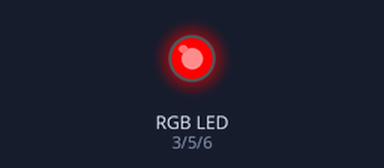
Bench run of a sketch on a simulated Arduino Uno, built with avr-gcc and run on an emulated ATmega328P. Shown: an RGB LED mixed from three pins (HIGH = lit).

Above: at 0.1 s.
At 1.1 s:
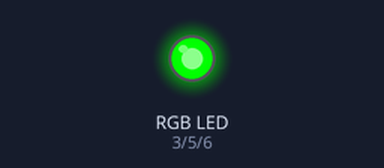
At 3.1 s:
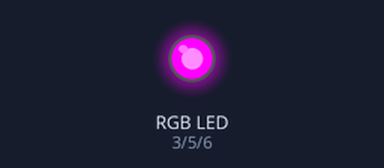
At 6.1 s:
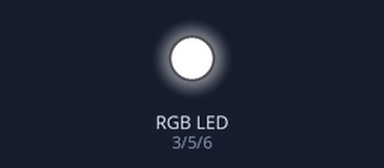
At 19.3 s:
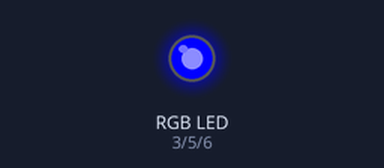
At 38.6 s:
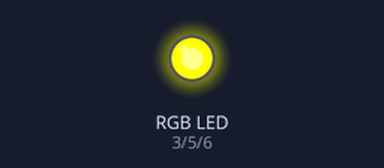
Timing chart, 0 to 40.0 s (numbered marks = the images above):
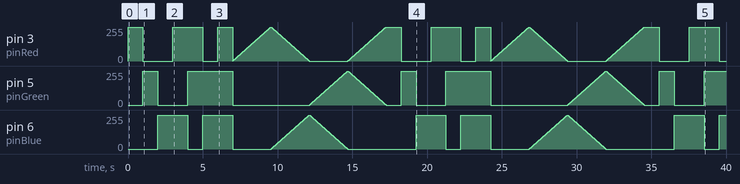

Measured:
- by itself, pin 3 (pinRed): 0/255 → 255/255 at 0.00 s, → 0/255 1.0 s later, → 255/255 2.0 s later, → 0/255 2.0 s later, … (1544 changes in this stretch)
- by itself, pin 6 (pinBlue): 0/255 → 255/255 at 2.0 s, → 0/255 2.0 s later, → 255/255 1.0 s later, → 0/255 2.0 s later, … (1031 changes in this stretch)

The sketch:

Led-RGB.ino
```cpp
const int pinRed   = 3;
const int pinGreen = 5;
const int pinBlue  = 6;

void setup() {
  pinMode (pinRed,OUTPUT);
  pinMode (pinGreen,OUTPUT);
  pinMode (pinBlue,OUTPUT);
}

void loop() {
  // Start Red color
  digitalRGB(1,0,0);
  delay(1000);

  //Start Green color
  digitalRGB(0,1,0);
  delay(1000);

  // Start Blue color
  digitalRGB(0,0,1);
  delay(1000);

  // Start Purple color
  digitalRGB(1,0,1);
  delay(1000);

  // Start Yellow color
  digitalRGB(1,1,0);
  delay(1000);

  // Start Light Blue color
  digitalRGB(0,1,1);
  delay(1000);

  // Start White color
  digitalRGB(1,1,1);
  delay(1000);

  // Start analog Red
  for (int i=0; i<=255; i++) {
    analogRGB(i,0,0);
    delay(10);
  }

  // Start analog Red to Blue
  for (int i=0; i<=255; i++) {
    analogRGB(255-i,0,i);
    delay(10);
  }

  // Start analog Blue to Green
  for (int i=0; i<=255; i++) {
    analogRGB(0,i,255-i);
    delay(10);
  }

  // Start analog Green to Red
  for (int i=0; i<=255; i++) {
    analogRGB(i,255-i,0);
    delay(10);
  }
}

void digitalRGB(int Red, int Green, int Blue) {
 if (Red==1) {
  digitalWrite(pinRed,HIGH);
 } else {
  digitalWrite(pinRed, LOW);
 }

 if (Green==1) {
  digitalWrite(pinGreen,HIGH);
 } else {
  digitalWrite(pinGreen, LOW);
 }

 if (Blue==1) {
  digitalWrite(pinBlue,HIGH);
 } else {
  digitalWrite(pinBlue, LOW);
 }
}

void analogRGB(int Red, int Green, int Blue) {
 analogWrite(pinRed, Red);
 analogWrite(pinGreen, Green);
 analogWrite(pinBlue, Blue);
}
```
